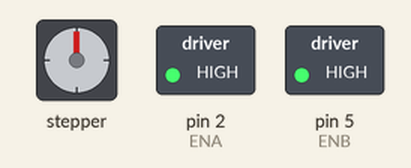
Bench run of a sketch on a simulated Arduino Uno, built with avr-gcc and run on an emulated ATmega328P. On the bench: stepper motor, switched loads named in the sketch (green lamp = pin HIGH). Wiring (inferred from the names in the program): stepper motor (2048 steps per turn assumed): coils pin 6, pin 3, pin 7, pin 4. Pins used as bus, display or sensor lines are not drawn. At 2.7 s the program stops and its outputs stay as they are.

Above: at 0.16 s.
At 1.24 s:
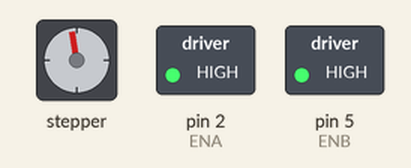
At 2.33 s:
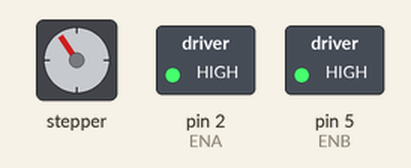
At 2.7 s:
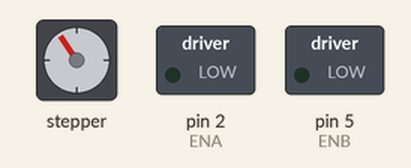
Timing chart, 0 to 4.2 s (numbered marks = the images above):
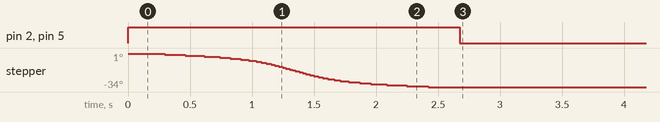

The sketch:

softand1revolutioncounter.ino
```cpp
// Define pin constants for easy modifications
const int ENA = 2;   // Motor enable pin
const int IN1 = 6;   // Motor input 1
const int IN2 = 7;   // Motor input 2
const int ENB = 5;   // Second motor enable pin
const int IN3 = 3;   // Second motor input 1
const int IN4 = 4;   // Second motor input 2


// Delay times for acceleration and deceleration phases
const int delays[] = {45, 38, 32, 27, 23, 20, 17, 15, 13, 11, 10, 9, 8, 7, 7, 6, 6, 6, 5, 5, 5, 5, 5, 5, 4};


// Reverse delay times for deceleration phase
int reverseDelays[sizeof(delays) / sizeof(delays[0])];
void setupReverseDelays() {
  int size = sizeof(delays) / sizeof(delays[0]);
  for (int i = 0; i < size; i++) {
    reverseDelays[i] = delays[size - 1 - i];
  }
}


void setup() {
  // Setup all pins as outputs and turn on the motor
  pinMode(ENA, OUTPUT);
  pinMode(IN1, OUTPUT);
  pinMode(IN2, OUTPUT);
  pinMode(ENB, OUTPUT);
  pinMode(IN3, OUTPUT);
  pinMode(IN4, OUTPUT);


  digitalWrite(ENA, HIGH);
  digitalWrite(ENB, HIGH);


  // Setup reverse delays
  setupReverseDelays();
}


void loop() {


  // Perform motor steps with acceleration phase
  performSteps(delays);


  // Activate the second motor
  digitalWrite(ENB, HIGH);

  // Perform additional steps for the second motor
  performAdditionalSteps(0);


  // Perform motor steps with deceleration phase
  performSteps(reverseDelays);


  // Turn off the motors after completing the steps
  digitalWrite(ENA, LOW);
  digitalWrite(ENB, LOW);


  // Prevent restarting the loop
  while (true);
}


void performSteps(const int delayArray[]) {
  for (int i = 0; i < sizeof(delays) / sizeof(delays[0]); i++) {
    stepMotorSoftStart(ENA, IN1, IN2, IN3, IN4, delayArray[i]);
  }
}


void stepMotorSoftStart(int enablePinA, int pin1A, int pin2A, int pin1B, int pin2B, int stepDelay) {
  // Step sequence to drive the motor
  digitalWrite(enablePinA, HIGH);
  digitalWrite(pin1A, HIGH);
  digitalWrite(pin2A, LOW);
  digitalWrite(pin1B, HIGH);
  digitalWrite(pin2B, LOW);
  delay(stepDelay);


  digitalWrite(pin1A, HIGH);
  digitalWrite(pin2A, LOW);
  digitalWrite(pin1B, LOW);
  digitalWrite(pin2B, HIGH);
  delay(stepDelay);


  digitalWrite(pin1A, LOW);
  digitalWrite(pin2A, HIGH);
  digitalWrite(pin1B, LOW);
  digitalWrite(pin2B, HIGH);
  delay(stepDelay);


  digitalWrite(pin1A, LOW);
  digitalWrite(pin2A, HIGH);
  digitalWrite(pin1B, HIGH);
  digitalWrite(pin2B, LOW);
  delay(stepDelay);
}


void performAdditionalSteps(int steps) {
  // Step sequence to perform additional steps for the second motor
  int d = 4; // Delay in milliseconds
  for (int i = 0; i < steps; i++) {
    digitalWrite(IN1, HIGH);
    digitalWrite(IN2, LOW);
    digitalWrite(IN3, HIGH);
    digitalWrite(IN4, LOW);
    delay(d);


    digitalWrite(IN1, HIGH);
    digitalWrite(IN2, LOW);
    digitalWrite(IN3, LOW);
    digitalWrite(IN4, HIGH);
    delay(d);


    digitalWrite(IN1, LOW);
    digitalWrite(IN2, HIGH);
    digitalWrite(IN3, LOW);
    digitalWrite(IN4, HIGH);
    delay(d);


    digitalWrite(IN1, LOW);
    digitalWrite(IN2, HIGH);
    digitalWrite(IN3, HIGH);
    digitalWrite(IN4, LOW);
    delay(d);
  }
}
```

Measured:
- by itself, pin 2 (ENA), pin 5 (ENB): HIGH → LOW at 2.7 s
- by itself, stepper: turns 34° counter-clockwise in 2.1 s
